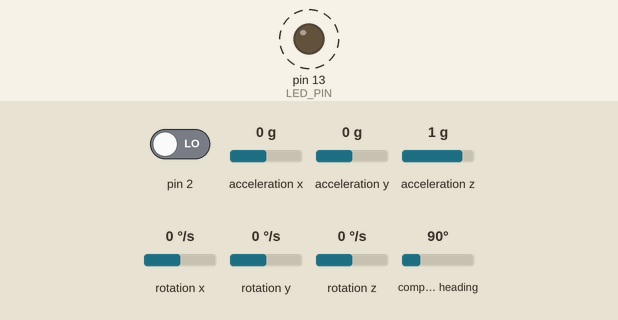
This sketch was run on a simulated Arduino Uno, built with avr-gcc and run on an emulated ATmega328P. Parts: output pins drawn as LEDs (lit = HIGH). Dashed ring = blinking. Inputs (shaded band) come from the test bench; at power-on: pin 2 LOW, acceleration x 0 g, acceleration y 0 g, acceleration z 1 g, rotation x 0 °/s, rotation y 0 °/s, rotation z 0 °/s, compass heading 90°. The sensor or clock chip raises its interrupt line as the real part does; what the sketch prints to the serial monitor is not drawn.

Above: at 0.64 s.
Timing chart, 0 to 3.6 s (numbered marks = the images above):
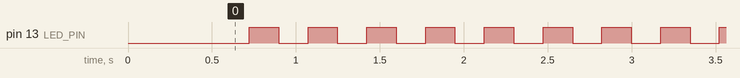

Measured:
- by itself, pin 13 (LED_PIN): alternates HIGH for 0.18 s and LOW for 0.17 s

The sketch:

GyroNav.ino
```cpp
/*
  GyroNav https://github.com/astrobeed/GyroNav

  Sensore assoluto assetto e orientamento
  per robot mobili e sistemi di navigazione

  Misura Pitch e Roll nel range +/- 180°
  Misura orientamento rispetto al Nord magnetico 0-360°
  Precisione Pitch e Roll +/- 0.1°, stabilità +/- 0.1°
  Precione orientamento +/- 0.5°, stabilità +/- 0.5°
  Il valore di Pitch e Roll viene fornito in gradi con un decimale,
  risoluzione 0.1°.
  Il valore dell'orientamento viene fornito arrotondato al grado,
  risoluzione 1°
  La compensazione dell'orientamento è valida con valori di Pitch e Roll
  compresi tra +/- 45°, rispetto al piano in bolla, con errore massimo
  compreso tra +/- 2.5° sul valore dell'orientamento.

  Sensori utilizzati :
  MPU650 + HMC5883L
   oppure
  MPU9150

  Changelog:
    04-11-2015 - alfa release
    10-05-2016 - beta 1
    18-06-2016 - beta 2
    12-08-2016 - rc 1
    25-02-2017 - v 1.0, fist stable release
    27-02-2017 - v 1.1, aggiunta media mobile magnetometro.

  Librerie indispensabili:
  I2Cdev
  MPU6050
  HMC5883L
  MPU9150

  Le librerie MPUxxx e HMCxxxx fanno parte della I2Cdev.
  Assicurarsi di aver installato la relese più recente delle librerie,
  l'uso di versioni non aggiornate, sopratutto per gli MPUxxxx, può
  causare errori nei dati acquisiti e instabilità degli stessi.

  Repository ufficiale I2Cdev https://github.com/jrowberg/i2cdevlib

  Compilato e testato con IDE 8.x
  La compilazione con IDE precendenti alla 8.0
  può causare errori di compilazione.
  Se necessario aggiornare l'IDE.

  ToDo:
  Gui per calibrazione sensori.
  Sensor fusion tra Yaw della IMU e heading magnetometro.
  Completare gestione MPU9150.
*/

/* ============================================

  GyroNav code is placed under the MIT license
  Copyright (c) 2017 MdA Project aka Astrobeed

  Permission is hereby granted, free of charge, to any person obtaining a copy
  of this software and associated documentation files (the "Software"), to deal
  in the Software without restriction, including without limitation the rights
  to use, copy, modify, merge, publish, distribute, sublicense, and/or sell
  copies of the Software, and to permit persons to whom the Software is
  furnished to do so, subject to the following conditions:

  The above copyright notice and this permission notice shall be included in
  all copies or substantial portions of the Software.

  THE SOFTWARE IS PROVIDED "AS IS", WITHOUT WARRANTY OF ANY KIND, EXPRESS OR
  IMPLIED, INCLUDING BUT NOT LIMITED TO THE WARRANTIES OF MERCHANTABILITY,
  FITNESS FOR A PARTICULAR PURPOSE AND NONINFRINGEMENT. IN NO EVENT SHALL THE
  AUTHORS OR COPYRIGHT HOLDERS BE LIABLE FOR ANY CLAIM, DAMAGES OR OTHER
  LIABILITY, WHETHER IN AN ACTION OF CONTRACT, TORT OR OTHERWISE, ARISING FROM,
  OUT OF OR IN CONNECTION WITH THE SOFTWARE OR THE USE OR OTHER DEALINGS IN
  THE SOFTWARE.
  ===============================================
*/

// configurazione sensori e modo operativo
#include "config.h"

// Arduino Wire library is required if I2Cdev
// used in I2Cdev.h
#include "Wire.h"
// I2Cdev library
#include "I2Cdev.h"

// usa MPU6050 + HCM5883L
#ifdef IMU_6050
// MPU6050 library
#include "MPU6050_6Axis_MotionApps20.h"
// HMC5883L Compass Library
#include <HMC5883L.h>
#endif

// usa MPU9150
#ifdef IMU_9150
#include "MPU9150_9Axis_MotionApps41.h"
#endif

// AD0 low  = 0x68 (default for SparkFun breakout and InvenSense evaluation board)
// AD0 high = 0x69 (Drotek board)
MPU6050 mpu(0x69); // <-- use for AD0 high
// MPU6050 mpu;    // <-- use for AD0 low

#define LED_PIN 13
bool blinkState = false;
// contatore per lampeggio led
byte led_freq;

// HMC5883L direzione in gradi
int heading_deg;
// magnetometro dati raw
int16_t mx, my, mz;
// buffer media mobile
int mag_media[16];
byte idx_mag;

// MPU control/status vars
volatile bool mpuInterrupt = false;     // indicates whether MPU interrupt pin has gone high
bool dmpReady = false;  // set true if DMP init was successful
uint8_t mpuIntStatus;   // holds actual interrupt status byte from MPU
uint8_t devStatus;      // return status after each device operation (0 = success, !0 = error)
uint16_t packetSize;    // expected DMP packet size (default is 42 bytes)
uint16_t fifoCount;     // count of all bytes currently in FIFO
uint8_t fifoBuffer[64]; // FIFO storage buffer

// Orientation/motion variables
Quaternion q;
VectorFloat gravity;
float euler[3];
float ypr[3];
int16_t ax, ay, az;
int16_t gx, gy, gz;

//  costanti per la calibrazione giroscopio e accelerometro
float    base_x_gyro = 0;
float    base_y_gyro = 0;
float    base_z_gyro = 0;
float    base_x_accel = 0;
float    base_y_accel = 0;
float    base_z_accel = 0;

// fattore di scala giroscopio
float    GYRO_FACTOR;
// fattore di scala accelerometro
float    ACCEL_FACTOR;

// millis buffer
unsigned long t_now = millis();

// setup
void setup() {
  // init I2C bus
  Wire.begin();
  // init UART
  Serial.begin(115200);

  // selezione del tipo di sensori usati
#ifdef IMU_6050
  // MPU6050 init
  MPU6050_init();
  // HMC5833L init
  MHC_init();
#endif

#ifdef IMU_9150
  // MPU9150_init();
  MPU9150_init;
#endif

  // calibrazione sensori
  calibrate_sensors();

  // LED pin output
  pinMode(LED_PIN, OUTPUT);
}

// main loop
void loop() {
  // blocco esecuzione in caso di errore IMU
  if (!dmpReady) return;

  // legge dati da MPU se ricevuto interrupt
  // sample time ~10 ms
  if (mpuInterrupt)
  {
    // dati raw accel/gyro dal MPU6050/MPU9150
    mpu.getMotion6(&ax, &ay, &az, &gx, &gy, &gz);
    // estrae dati DMP
    MPU6050_Elaborate();
  }

  // lettura magnetometro
  // sample time 20 ms
  if (t_now < millis())
  {
    t_now = millis() + 20;
    Compass_Data();     // legge orientamento
    led_freq++;
    if (led_freq > 5)   // cambia stato led ogni 100 ms
    {
      Heartbeat();      // led blink
      led_freq = 0;
    }

    // formato dati per GUI Processing, valori in gradi
#ifdef datmode_0
    Serial.print(ypr[2]*RADIANS_TO_DEGREES, 2);
    Serial.print(" ");
    Serial.print(ypr[1]*RADIANS_TO_DEGREES, 2);
    Serial.print(" ");
    // Serial.println(ypr[0], 2);
    // gradi magnetometro
    Serial.println(heading_deg);
#endif

    // formato dati per GUI Processing, valori in radianti
#ifdef datmode_1
    Serial.print(ypr[2], 1);
    Serial.print(" ");
    Serial.print(ypr[1], 1);
    Serial.print(" ");
    Serial.print(ypr[0], 1);
    Serial.print(" ");
    // Serial.println(ypr[0], 2);
    // gradi magnetometro
    Serial.println(heading_deg);
#endif

    // formato dati ascii
#ifdef datmode_2
    // IMU pitch
    Serial.print(ypr[1], 2);
    Serial.print(" : ");
    // IMU roll
    Serial.print(ypr[2], 2);
    Serial.print(" : ");
    // IMU jaw
    Serial.print(ypr[0], 2);
    Serial.print(" * ");
    // Magnetometro asse X raw
    Serial.print(mx);
    Serial.print(" : ");
    // Magnetometro asse Y raw
    Serial.print(my);
    Serial.print(" : ");
    // Magnetometro asse Z raw
    Serial.print(mz);
    Serial.print(" * ");
    // Magnetometro direzione del Nord magnetico in gradi
    Serial.println(heading_deg);
#endif

    // formato dati binario
#ifdef datmode_1
    // inserire formattazione dati
#endif
  }
}

// Led Heartbeat
void Heartbeat()
{
  // blink LED
  blinkState = !blinkState;
  digitalWrite(LED_PIN, blinkState);
}

/*
  CALIBRATION ROUTINE
  Simple calibration - just average first few readings
  to subtract from the later data
*/
void calibrate_sensors() {
  int       num_readings = 10;

  // Discard the first reading (don't know if this is needed or
  // not, however, it won't hurt.)
  mpu.getMotion6(&ax, &ay, &az, &gx, &gy, &gz);

  // Read and average the raw values
  for (int i = 0; i < num_readings; i++) {
    mpu.getMotion6(&ax, &ay, &az, &gx, &gy, &gz);
    base_x_gyro += gx;
    base_y_gyro += gy;
    base_z_gyro += gz;
    base_x_accel += ax;
    base_y_accel += ay;
    base_y_accel += az;
  }

  base_x_gyro /= num_readings;
  base_y_gyro /= num_readings;
  base_z_gyro /= num_readings;
  base_x_accel /= num_readings;
  base_y_accel /= num_readings;
  base_z_accel /= num_readings;
}

// MPU6050 INTERRUPT
void dmpDataReady() {
  mpuInterrupt = true;
}
```

HMC5883L.ino
```cpp
HMC5883L mag;

byte MHC_init(void)
{
  byte stat = 0;
  // initialize HMC5883L

#ifdef debug
  Serial.println("Initializing HMC5883L...");
#endif
  mag.initialize();
  // verify connection
  stat = mag.testConnection();
#ifdef debug
  Serial.println(F("Testing device connections..."));
  if (stat) Serial.println(F("HMC5883L connected"));
  else Serial.println(F("HMC5883L connection failed"));
#endif
  return stat;
}

// Compass data, 66 ms cycle (15 Hz refresh)
int Compass_Data()
{
  // media mobile
  byte i;
  // direzione in radianti
  float heading;

  // read raw heading measurements from device
  mag.getHeading(&mx, &my, &mz);

#ifdef debug_mag
  // display tab-separated gyro x/y/z values
  Serial.print("mag:\t");
  Serial.print(mx); Serial.print("\t");
  Serial.print(my); Serial.print("\t");
  Serial.print(mz); Serial.print("\t");
#endif

  /*
    // heading, non compensato, in gradi, 0 gradi è il Nord.
    heading = atan2(my, mx);
    if (heading < 0)
      heading += 2 * M_PI;
  */

#ifdef debug_mag
  Serial.print("heading:\t");
  Serial.println(heading * RADIANS_TO_DEGREES);
#endif

  /*

    Compensa bussola in base a tilt e roll.
    ypr[1] = tilt IMU
    ypr[2] = roll IMU

    Formula usata per la compensazione
    Yh = XM * sin(Roll) * sin(Pitch) + YM * cos(Roll) - ZM * sin(Roll) * cos(Pitch)
    Xh = XM * cos(Pitch) + ZM * sin(Pitch)
    Heading = arctan(Yh/Xh)
  */

  //double Xh = mx * cos(ypr[1]) + my * sin(ypr[2]) * sin(ypr[1]) - mz * cos(ypr[2]) * sin(ypr[1]);
  //double Yh = my * cos(ypr[2]) - mz * sin(ypr[2]);

  // double Xh = mx * cos(-ypr[1]) + my * sin(ypr[2]) * sin(-ypr[1]) - mz * cos(ypr[2]) * sin(-ypr[1]);
  // double Yh = my * cos(ypr[2]) + mz * sin(ypr[2]);

  // axes adjust
  float Pitch = ypr[1];
  float Roll = ypr[2];
  float XM = my;
  float YM = mx;
  float ZM = mz;

  float Yh = XM * sin(Roll) * sin(Pitch) + YM * cos(Roll) - ZM * sin(Roll) * cos(Pitch);
  float Xh = XM * cos(Pitch) + ZM * sin(Pitch);

  heading = atan2( Yh, Xh );
  if (heading < 0) heading += 2 * PI;
  if (heading > 2 * PI) heading -= 2 * PI;

  // conversione tra radianti e gradi
  heading_deg = heading * RADIANS_TO_DEGREES;
  // correzione per la declinazione magnetica
  heading_deg -= MAG_DECLI;

  // acquisizione valori media mobile
  mag_media[idx_mag] = heading_deg;
  idx_mag++;
  if (idx_mag > 16) idx_mag = 0;
  // calcolo media mobile
  heading_deg = 0;
  for (i = 0; i < 16; i++) heading_deg += mag_media[i];
  // disione per 16 e verso di rotazione
#ifdef MAG_REVERSE
  heading_deg = 360 - (heading_deg >> 4);
#else
  heading_deg = (heading_deg >> 4);
#endif
}
```

MPU6050.ino
```cpp
// estrae dati DMP
void MPU6050_Elaborate(void)
{
  // reset interrupt flag e INT_STATUS byte
  mpuInterrupt = false;
  mpuIntStatus = mpu.getIntStatus();

  // get current FIFO count
  fifoCount = mpu.getFIFOCount();

  // test overflow FiFo
  if ((mpuIntStatus & 0x10) || fifoCount == 1024) {
    // reset FiFo
    mpu.resetFIFO();
    // errore FiFo, verificare tempi acquisizione dati DMP
    Serial.println(F("FIFO overflow!"));
  }
  else if (mpuIntStatus & 0x02) {
    // attesa per pacchetto dati completo, tipicamente da 1 a 10 uS
    while (fifoCount < packetSize) fifoCount = mpu.getFIFOCount();

    // lettura pacchetto dati dalla FiFo
    mpu.getFIFOBytes(fifoBuffer, packetSize);
    // scala conteggio FiFo
    fifoCount -= packetSize;

    // Lettura angoli di Eulero dal buffer
    // attualmente non utilizzato
    // mpu.dmpGetQuaternion(&q, fifoBuffer);
    // mpu.dmpGetEuler(euler, &q);

    // Lettura angoli YPR dal buffer
    // Y = Yaw, P = Pitch, R = Roll
    mpu.dmpGetQuaternion(&q, fifoBuffer);
    mpu.dmpGetGravity(&gravity, &q);
    mpu.dmpGetYawPitchRoll(ypr, &q, &gravity);
  }
}

void MPU6050_init(void)
{
  // init MPU6050
#ifdef debug
  Serial.println(F("Initializing I2C devices..."));
#endif
  mpu.initialize();
#ifdef debug
  // verifica connessione
  Serial.println(F("Testing device connections..."));
  if (mpu.testConnection()) Serial.println(F("MPU6050 connection successful"));
  else Serial.println(F("MPU6050 connection failed"));

  Serial.println(F("Initializing DMP..."));
#endif
  // carica firmware sul DMP
  devStatus = mpu.dmpInitialize();

  // verifica stato operativo DMP
  if (devStatus == 0) {
#ifdef debug
    Serial.println(F("Enabling DMP..."));
#endif
    // attiva il funzionamento del DMP
    mpu.setDMPEnabled(true);
    // attiva interrupt DMP, usa INT0
#ifdef debug
    Serial.println(F("Enabling interrupt detection (AVR external interrupt 0)..."));
#endif
    attachInterrupt(0, dmpDataReady, RISING);
    mpuIntStatus = mpu.getIntStatus();
#ifdef debug
    Serial.println(F("DMP ready! Waiting for first interrupt..."));
#endif
    // setta il flag del DMP, permette l'esecuzione della loop()
    dmpReady = true;

    // Setta la scal del giroscopio
    uint8_t FS_SEL = 0;
    uint8_t READ_FS_SEL = mpu.getFullScaleGyroRange();
#ifdef debug
    Serial.print("FS_SEL = ");
    Serial.println(READ_FS_SEL);
#endif
    GYRO_FACTOR = 131.0 / (FS_SEL + 1);

    // Setta la scala dell'acceleromentro.
    uint8_t READ_AFS_SEL = mpu.getFullScaleAccelRange();
#ifdef debug
    Serial.print("AFS_SEL = ");
    Serial.println(READ_AFS_SEL);
#endif
    // ACCEL_FACTOR = 16384.0/(AFS_SEL + 1);
    // acquisisce la dimensione del paccheto dati DMP
    packetSize = mpu.dmpGetFIFOPacketSize();
  }
  else {
    // ERROR!
    // 1 = initial memory load failed
    // 2 = DMP configuration updates failed
    // (if it's going to break, usually the code will be 1)
    Serial.print(F("DMP Initialization failed (code "));
    Serial.print(devStatus);
    Serial.println(F(")"));
  }
}
```

MPU9150.ino
```cpp
void MPU9150_init(void)
{
 // todo
}
```

config.h
```cpp
/*
    modalità out dati
    0 -> Gui processing, valori in gradi (default)
    1 -> Gui processing, valori in radianti
    2 -> formato ascii per serial monitor
    3 -> formato binario (todo)
*/

// costante conversione da radianti a gradi
const float RADIANS_TO_DEGREES = 57.2958; // 180/3.14159

#define datmode_0
// #define datmode_1
// #define datmode_2
// #define datmode_3

/*
  Tipo di IMU usata
  6050 = MPU6050 + HMC5883L (default)
  9150 = MPU9150 (sperimentale, non ancora supportato)
*/
#define IMU_6050
// #define IMU_9150

// attiva informazioni debug su serial monitor
// commentare per l'uso normale
#define debug
// #define debug_mag

// Declinazione magnetica
#define MAG_DECLI 0.0
// inverte il verso di rotazione della bussola se necessario
#define MAG_REVERSE
```
